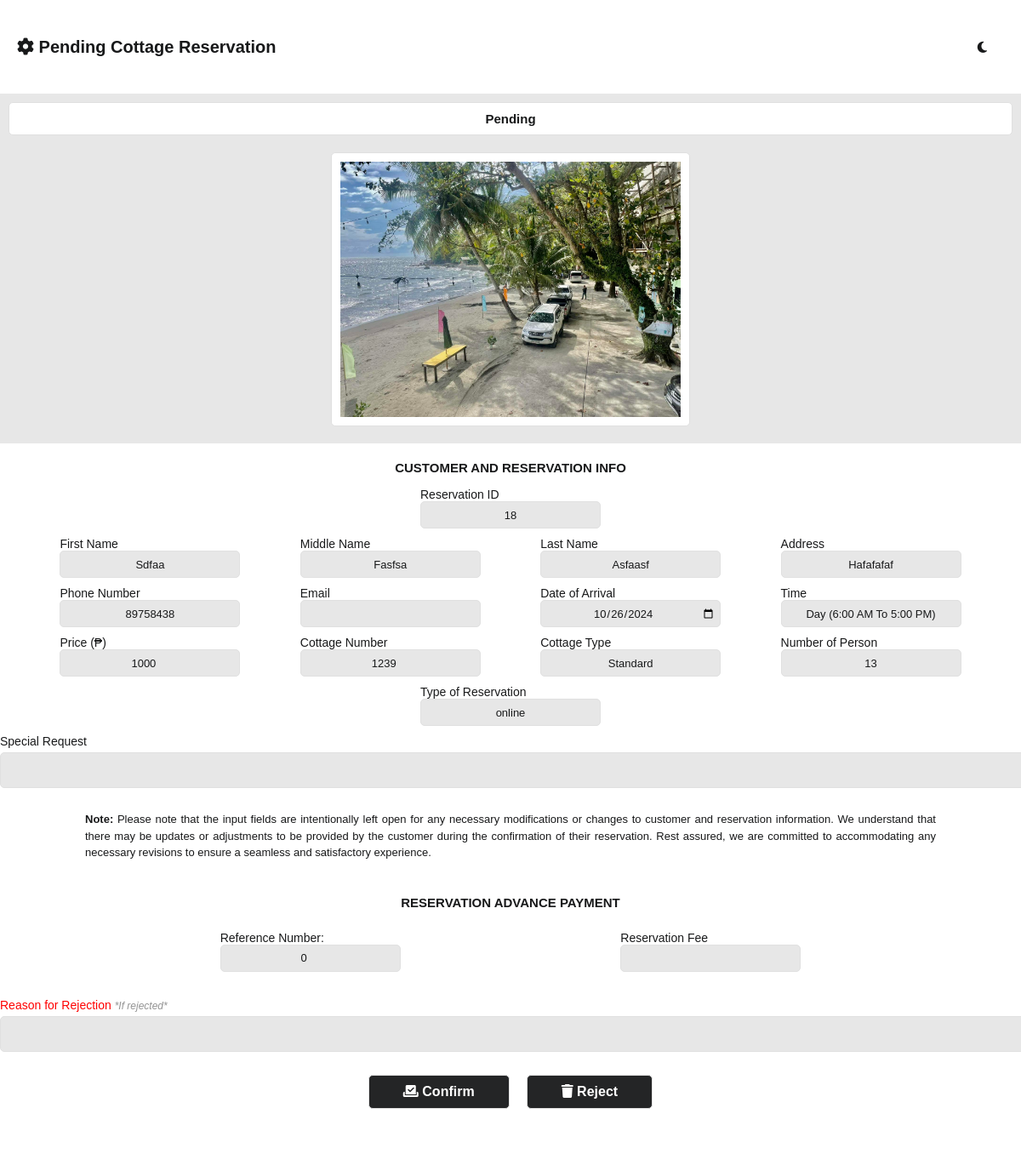
The app's page /admin/cottage_pending.php?manage_id=18 (signed in) with its own data.
### tables this page shows
CREATE TABLE `reserve_cottage_tbl` (
  `reserve_id` int(11) NOT NULL,
  `user_id` int(255) NOT NULL,
  `reserve_status` varchar(255) NOT NULL,
  `reserve_type` varchar(255) NOT NULL,
  `first_name` varchar(255) NOT NULL,
  `middle_name` varchar(255) NOT NULL,
  `last_name` varchar(255) NOT NULL,
  `reserve_address` text NOT NULL,
  `phone_number` bigint(255) NOT NULL,
  `email` varchar(255) NOT NULL,
  `date_of_arrival` date NOT NULL,
  `time` varchar(255) NOT NULL,
  `price` bigint(255) NOT NULL,
  `cottage_number` bigint(255) NOT NULL,
  `cottage_type` varchar(255) NOT NULL,
  `number_of_person` int(255) NOT NULL,
  `special_request` text NOT NULL,
  `cottage_photo` varchar(255) NOT NULL,
  `reference_number` bigint(255) NOT NULL,
  `cottage_reserve_fee` bigint(255) NOT NULL,
  `rejection_reason` text NOT NULL
);

### admin/cottage_pending.php (the view, shortened to what this page needs)
<?php
include('db_connect.php');
$manage_data = [
    'reserve_id' => '',
    'first_name' => '',
    'middle_name' => '',
    'last_name' => '',
    'reserve_address' => '',
    'phone_number' => '',
    'email' => '',
    'date_of_arrival' => '',
    'time' => '',
    'cottage_number' => '',
    'cottage_type' => '',
    'number_of_person' => '',
    'price' => '',
    'special_request' => '',
    'reserve_type' => '',
    'cottage_photo' => ''
];
if (isset($_GET['manage_id'])) {
    $manage_id = $_GET['manage_id'];
    $manage_query = "SELECT * FROM reserve_cottage_tbl WHERE reserve_id = $manage_id";
    $manage_result = mysqli_query($con, $manage_query);
    $manage_data = mysqli_fetch_assoc($manage_result);
}
?>
<!DOCTYPE html>
<html lang="en">
<head>
    <?php
    include 'assets.php'
    ?>
    <link rel="stylesheet" type="text/css" href="css/main.css?v=<?php echo time(); ?>">
    <link rel="stylesheet" type="text/css" href="css/sidenav2.css?v=<?php echo time(); ?>">
    <link rel="stylesheet" type="text/css" href="css/allReservationRoomAndCottage.css?v=<?php echo time(); ?>">
</head>
<body>
    <main>
        <section class="middle-container">
            <div class="header-container">
                <div class="title-head">
                    <label for=""><i class="fa-solid fa-gear"></i> Pending Cottage Reservation</label>
                </div>
                <?php include 'icon-container.php' ?>
            </div>
            <div class="center-container">
                <div class="container">
                    <div class="header-label">
                        <label for=""><?php echo $manage_data['reserve_status'] ?></label>
                    </div>
                    <form method="post" action="" class="form-container">
                        <div class="info-container">
                            <div class="image-container">
                                <img name="photo" src="<?php echo $manage_data['cottage_photo']; ?>" alt="">
                            </div>
                            <div class="header-label2">
                                <label>CUSTOMER AND RESERVATION INFO</label>
                            </div>
                            <div class="line">
                            <div>
                                <label>Reservation ID</label><br>
                                <input value="<?php echo $manage_data['reserve_id']; ?>">
                            </div>
                            </div>
                            <div class="line">
                                <div>
                                    <label>First Name</label><br>
                                    <input name="first_name" value="<?php echo $manage_data['first_name']; ?>">
                                </div>
                                <div>
                                    <label>Middle Name</label><br>
                                    <input name="middle_name" value="<?php echo $manage_data['middle_name']; ?>">
                                </div>
                                <div>
                                    <label>Last Name</label><br>
                                    <input name="last_name" value="<?php echo $manage_data['last_name']; ?>">
                                </div>
                                <div>
                                    <label>Address</label><br>
                                    <input name="reserve_address"
                                        value="<?php echo $manage_data['reserve_address']; ?>">
                                </div>
                            </div>
                            <div class="line">
                                <div>
                                    <label>Phone Number</label><br>
                                    <input name="phone_number" value="<?php echo $manage_data['phone_number']; ?>">
                                </div>
                                <div>
                                    <label>Email</label><br>
                                    <input class="notransform" name="email"
                                        value="<?php echo $manage_data['email']; ?>">
                                </div>
                                <div>
                                    <label>Date of Arrival</label><br>
                                    <input type="date" name="date_of_arrival"
                                        value="<?php echo $manage_data['date_of_arrival']; ?>">
                                </div>
                                <div>
                                    <label>Time</label><br>
                                    <input type="text" name="time" value="<?php echo $manage_data['time']; ?>">
                                </div>
                            </div>
                            <div class="line">
                                <div>
                                    <label>Price (₱)</label><br>
                                    <input type="number" name="price" value="<?php echo $manage_data['price']; ?>">
                                </div>
                                <div>
                                    <label>Cottage Number</label><br>
                                    <input type="number" name="cottage_number"
                                        value="<?php echo $manage_data['cottage_number']; ?>">
                                </div>
                                <div>
                                    <label>Cottage Type</label><br>
                                    <input name="cottage_type" value="<?php echo $manage_data['cottage_type']; ?>">
                                </div>
                                <div>
                                    <label>Number of Person</label><br>
                                    <input name="number_of_person"
                                        value="<?php echo $manage_data['number_of_person']; ?>">
                                </div>
                            </div>
                            <div class="line">
                                <div>
                                    <label>Type of Reservation</label><br>
                                    <input type="text" class="notransform" name="reserve_type"
                                        value="<?php echo $manage_data['reserve_type']; ?>" disabled>
                                </div>
                            </div>
                            <div class="line">
                                <div>
                                    <label>Special Request</label><br>
                                    <textarea name="special_request"
                                        id=""><?php echo $manage_data['special_request']; ?></textarea>
                                </div>
                            </div>
                            <div class="note">
                                <p>
                                    <b>Note:</b> Please note that the input fields are intentionally left open for any
                                    necessary modifications or changes to customer and reservation information. We
                                    understand that there may be updates or adjustments to be provided by the customer
                                    during the confirmation of their reservation. Rest assured, we are committed to
                                    accommodating any necessary revisions to ensure a seamless and satisfactory
                                    experience.
                                </p>
                            </div>
                            <div class="header-label2">
                                <label>RESERVATION ADVANCE PAYMENT</label>
                            </div>
                            <div class="payment-container">
                                <div class="line">
                                    <div>
                                        <label>Reference Number:</label><br>
                                        <input type="number" name="reservation_fee" value="<?php echo $manage_data['reference_number']; ?>" readonly>
                                    </div>
                                    <div>
                                        <label>Reservation Fee</label><br>
                                        <input type="number" name="cottage_reserve_fee" required>
                                    </div>
                                </div>
                            </div>
                            <br>
                            <div>
                                <div class="line">
                                    <div>
                                        <label style="color: red;">Reason for Rejection <em id="goodfor">*If
                                                rejected*</em></label><br>
                                        <textarea name="rejection_reason" id=""></textarea>
                                    </div>
                                </div>
                            </div>
                        </div>
                        <div class="button-holder">
                            <button class="check-btn" type="submit" name="confirm"><i
                                    class="fa-solid fa-check-to-slot"></i>
                                Confirm</button>
                            <a class="reject-btn" id="reject-btn" name="reject" onclick="confirmReject()"><i
                                    class="fa-solid fa-trash"></i>
                                Reject</a>
                        </div>
                    </form>
                </div>
            </div>
        </section>
    </main>
</body>
</html>

### admin/css/header.css (style rules this page uses)
* { margin: 0; font-family: 'Trebuchet MS', 'Lucida Sans Unicode', 'Lucida Grande', 'Lucida Sans', Arial, sans-serif; box-sizing: none; }
button { cursor: pointer; }

### admin/css/main.css (style rules this page uses)
* { margin: 0; font-family: 'Trebuchet MS', 'Lucida Sans Unicode', 'Lucida Grande', 'Lucida Sans', Arial, sans-serif; }
body { background-color: var(--first-color2); }
button { cursor: pointer; }
a { cursor: pointer; }
:root { --first-color: white; --first-color2: #E7E7E7; --second-color: #EAE2B7; --fourth-color: #F77F00; --seventh-color: #18191A; --seventh-color2: #e0e0e0; --seventh-color3: #e0e0e0; --select-color: #F77F00; --select-color2: #cd6a00; --booknow-text: #ffffff; --booknow-text2: #242526; --booknow-border: #F77F00; --reservation-titleborder: #18191A; --box-shadow: #b4b4b4; --after-input: #effaff; --water-border: #EAE2B7; --water-color: #0d2cc5; --pure-white: white; --third-color: #FCBF49; --fifth-color: #D62828; --sixth-color: #00527e; --seventh-color4: #757575; --eight-color: #002334; --eight-color2: #001824; --reservation-title: #18191A; --reservation-text: white; --gray-button: rgba(220, 220, 220, 0.849); font-size: 62.5%; --tdeven-color: #0023340c; --proceed-color: white; --proceed-bgcolor: #242526; --cancel-color: white; --cancel-bgcolor: #242526; --fixed-color: #242526; --graph-title-color: #777; --legend-text-color: #777; --tooltip-bg-color: #333333; --tooltip-title-color: #ffffff; --tooltip-body-color: #ffffff; --axis-title-color: #777; --axis-ticks-color: #777; }
p { color: var(--seventh-color); font-size: 1.5rem; text-align: justify; line-height: 1.5; }
.center-container { animation: transitionIn 0.5s; }

### admin/css/sidenav2.css (style rules this page uses)
main { width: 100%; display: flex; flex-direction: row; }
.middle-container { width: 100%; display: flex; flex-direction: column; }
.header-container { width: 100%; height: 8vh; background-color: var(--first-color); display: flex; justify-content: space-between; align-items: center; }
.title-head { display: flex; align-items: center; margin-left: 20px; }
.title-head label { font-size: 2rem; font-weight: bold; color: var(--seventh-color); text-transform: capitalize; }
.center-container { width: 100%; background-color: var(--first-color2); height: 92vh; overflow-y: scroll; }

### records on screen
reserve_cottage_tbl: reserve_status "Pending", cottage_photo (picture), reserve_id "18", first_name "sdfaa", middle_name "fasfsa", last_name "asfaasf", reserve_address "hafafafaf", phone_number "89758438", date_of_arrival "10/26/2024", time "Day (6:00 AM to 5:00 PM)", price "1000", cottage_number "1239", cottage_type "Standard", number_of_person "13", reserve_type "online", reservation_fee "0"
